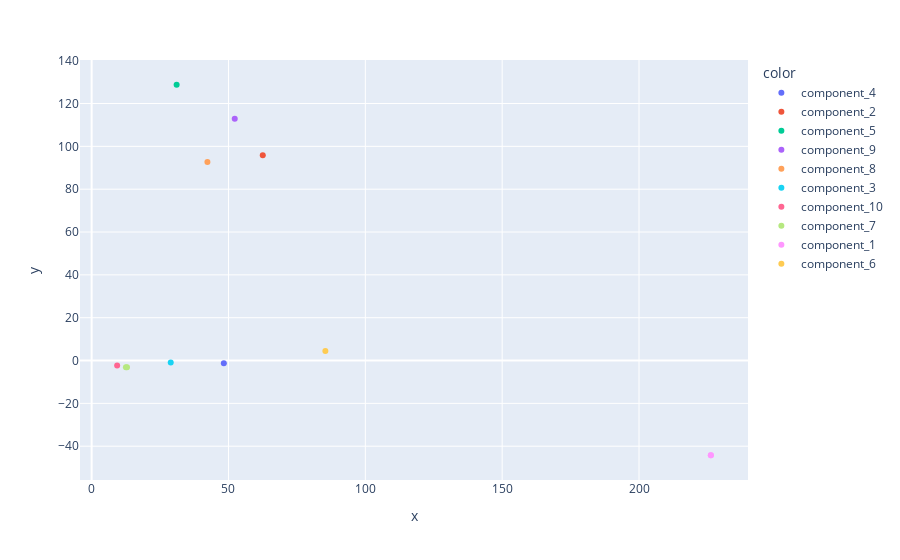

The notebook cell this image was saved under:
### Markdown cell above
# Florida

### Code cell
FL_index = muni_df[muni_df.State=='FL'].index.tolist()
fl_txt = [muni_df['clean_text'][i] for i in FL_index]

vectorizer = CountVectorizer(strip_accents = 'unicode',
                                #ngram_range=(1,2),
                                token_pattern = r'\b[a-zA-Z]{3,}\b',
                                stop_words = secondary_stops+['miami','miamidad'],
                                max_df = 0.60, #remove words in over 50% of dataset
                                min_df = 5)

doc_word = vectorizer.fit_transform(fl_txt)
nmf_model = NMF(10, max_iter = 500)

doc_topic = nmf_model.fit_transform(doc_word)


topic_word = pd.DataFrame(nmf_model.components_.round(10),
             index = ["component_1","component_2","component_3","component_4","component_5","component_6","component_7","component_8","component_9","component_10"],
             columns = vectorizer.get_feature_names())


display_topics(nmf_model, vectorizer.get_feature_names(), 15)

H = pd.DataFrame(doc_topic.round(10),
             columns = ["component_1","component_2","component_3","component_4","component_5","component_6","component_7","component_8","component_9","component_10"],
                 index=muni_df['Issuer Name'][FL_index])
H



import plotly.express as px
# Take all of the data and plot it on 2 dimensions
svd = TruncatedSVD(n_components=2)
svd.fit_transform(doc_word)

chrt_dat= pd.DataFrame(svd.transform(doc_word))
chrt_dat.columns = ['x','y']

fl_df = muni_df.iloc[FL_index]

import plotly.express as px
df = px.data.iris()
fig = px.scatter(fl_df, x=chrt_dat['x'], y=chrt_dat["y"],color=H.idxmax(axis=1).tolist(),
                 hover_name='Issuer Name', 
                 hover_data=['State','Description','ID'])
fig.show()

### Figure 1 — Plotly figure (JSON) as saved in the notebook; plotly's stock layout.template omitted (floating-point values rounded to 4 significant figures)
{"data": [{"customdata": [["FL", "GENERAL OBLIGATION BONDS, SERIES 2020A (FIRE-RESCUE PROJECTS/IMPROVEMENTS)", "P1405652"]], "hovertemplate": "<b>%{hovertext}</b><br><br>color=component_4<br>x=%{x}<br>y=%{y}<br>State=%{customdata[0]}<br>Description=%{customdata[1]}<br>ID=%{customdata[2]}<extra></extra>", "hovertext": ["PASCO COUNTY, FLORIDA"], "legendgroup": "component_4", "marker": {"color": "#636efa", "symbol": "circle"}, "mode": "markers", "name": "component_4", "orientation": "v", "showlegend": true, "type": "scatter", "x": [48.3], "xaxis": "x", "y": [-1.217], "yaxis": "y"}, {"customdata": [["FL", "TAX ANTICIPATION NOTES, SERIES 2020", "P1406561"]], "hovertemplate": "<b>%{hovertext}</b><br><br>color=component_2<br>x=%{x}<br>y=%{y}<br>State=%{customdata[0]}<br>Description=%{customdata[1]}<br>ID=%{customdata[2]}<extra></extra>", "hovertext": ["SCHOOL DISTRICT OF HILLSBOROUGH COUNTY, FLORIDA"], "legendgroup": "component_2", "marker": {"color": "#EF553B", "symbol": "circle"}, "mode": "markers", "name": "component_2", "orientation": "v", "showlegend": true, "type": "scatter", "x": [62.53], "xaxis": "x", "y": [95.9], "yaxis": "y"}, {"customdata": [["FL", "TAX ANTICIPATION NOTES, SERIES 2020", "P1405498"]], "hovertemplate": "<b>%{hovertext}</b><br><br>color=component_5<br>x=%{x}<br>y=%{y}<br>State=%{customdata[0]}<br>Description=%{customdata[1]}<br>ID=%{customdata[2]}<extra></extra>", "hovertext": ["SCHOOL DISTRICT OF LEE COUNTY, FLORIDA"], "legendgroup": "component_5", "marker": {"color": "#00cc96", "symbol": "circle"}, "mode": "markers", "name": "component_5", "orientation": "v", "showlegend": true, "type": "scatter", "x": [31.05], "xaxis": "x", "y": [128.8], "yaxis": "y"}, {"customdata": [["FL", "TAX ANTICIPATION NOTES, SERIES 2020", "P2404223"]], "hovertemplate": "<b>%{hovertext}</b><br><br>color=component_9<br>x=%{x}<br>y=%{y}<br>State=%{customdata[0]}<br>Description=%{customdata[1]}<br>ID=%{customdata[2]}<extra></extra>", "hovertext": ["SCHOOL DISTRICT OF PINELLAS COUNTY, FLORIDA"], "legendgroup": "component_9", "marker": {"color": "#ab63fa", "symbol": "circle"}, "mode": "markers", "name": "component_9", "orientation": "v", "showlegend": true, "type": "scatter", "x": [52.28], "xaxis": "x", "y": [112.9], "yaxis": "y"}, {"customdata": [["FL", "TAX ANTICIPATION NOTES, SERIES 2020", "P1403556"]], "hovertemplate": "<b>%{hovertext}</b><br><br>color=component_8<br>x=%{x}<br>y=%{y}<br>State=%{customdata[0]}<br>Description=%{customdata[1]}<br>ID=%{customdata[2]}<extra></extra>", "hovertext": ["SCHOOL DISTRICT OF ST. LUCIE COUNTY, FLORIDA"], "legendgroup": "component_8", "marker": {"color": "#FFA15A", "symbol": "circle"}, "mode": "markers", "name": "component_8", "orientation": "v", "showlegend": true, "type": "scatter", "x": [42.3], "xaxis": "x", "y": [92.7], "yaxis": "y"}, {"customdata": [["FL", "GENERAL OBLIGATION REFUNDING BONDS, SERIES 2020 (TAXABLE)", "SS402739"]], "hovertemplate": "<b>%{hovertext}</b><br><br>color=component_3<br>x=%{x}<br>y=%{y}<br>State=%{customdata[0]}<br>Description=%{customdata[1]}<br>ID=%{customdata[2]}<extra></extra>", "hovertext": ["CITY OF MIAMI GARDENS, FLORIDA"], "legendgroup": "component_3", "marker": {"color": "#19d3f3", "symbol": "circle"}, "mode": "markers", "name": "component_3", "orientation": "v", "showlegend": true, "type": "scatter", "x": [28.89], "xaxis": "x", "y": [-0.8986], "yaxis": "y"}, {"customdata": [["FL", "GENERAL OBLIGATION BONDS, SERIES 2020", "RE399612"]], "hovertemplate": "<b>%{hovertext}</b><br><br>color=component_10<br>x=%{x}<br>y=%{y}<br>State=%{customdata[0]}<br>Description=%{customdata[1]}<br>ID=%{customdata[2]}<extra></extra>", "hovertext": ["CITY OF OAKLAND PARK, FLORIDA"], "legendgroup": "component_10", "marker": {"color": "#FF6692", "symbol": "circle"}, "mode": "markers", "name": "component_10", "orientation": "v", "showlegend": true, "type": "scatter", "x": [9.317], "xaxis": "x", "y": [-2.369], "yaxis": "y"}, {"customdata": [["FL", "GENERAL OBLIGATION BONDS, SERIES 2020 (PARKS AND RECREATION PROJECTS)", "RE401781"], ["FL", "GO BDS PARKS AND REC PROJS 2020", "BF071FF775876E74F9812FA7FF014B34"]], "hovertemplate": "<b>%{hovertext}</b><br><br>color=component_7<br>x=%{x}<br>y=%{y}<br>State=%{customdata[0]}<br>Description=%{customdata[1]}<br>ID=%{customdata[2]}<extra></extra>", "hovertext": ["CITY OF WEST PALM BEACH, FLORIDA", "WEST PALM BEACH FLA"], "legendgroup": "component_7", "marker": {"color": "#B6E880", "symbol": "circle"}, "mode": "markers", "name": "component_7", "orientation": "v", "showlegend": true, "type": "scatter", "x": [12.52, 12.92], "xaxis": "x", "y": [-3.087, -3.165], "yaxis": "y"}, {"customdata": [["FL", "GENERAL OBLIGATION REFUNDING BONDS, SERIES 2020ABUILDING BETTER COMMUNITIES PROGRAM", "RE399693"], ["FL", "GENERAL OBLIGATION REFUNDING BONDS, SERIES 2020B (BUILDING BETTER COMMUNITIES PROGRAM) (TAXABLE)", "SS401759"]], "hovertemplate": "<b>%{hovertext}</b><br><br>color=component_1<br>x=%{x}<br>y=%{y}<br>State=%{customdata[0]}<br>Description=%{customdata[1]}<br>ID=%{customdata[2]}<extra></extra>", "hovertext": ["MIAMI-DADE COUNTY, FLORIDA", "MIAMI-DADE COUNTY, FLORIDA"], "legendgroup": "component_1", "marker": {"color": "#FF97FF", "symbol": "circle"}, "mode": "markers", "name": "component_1", "orientation": "v", "showlegend": true, "type": "scatter", "x": [226.3, 226.3], "xaxis": "x", "y": [-44.23, -44.23], "yaxis": "y"}, {"customdata": [["FL", "GENERAL OBLIGATION BONDS (LEGACY TRAIL PROJECT), SERIES 2020", "RE400162"]], "hovertemplate": "<b>%{hovertext}</b><br><br>color=component_6<br>x=%{x}<br>y=%{y}<br>State=%{customdata[0]}<br>Description=%{customdata[1]}<br>ID=%{customdata[2]}<extra></extra>", "hovertext": ["SARASOTA COUNTY, FLORIDA"], "legendgroup": "component_6", "marker": {"color": "#FECB52", "symbol": "circle"}, "mode": "markers", "name": "component_6", "orientation": "v", "showlegend": true, "type": "scatter", "x": [85.4], "xaxis": "x", "y": [4.492], "yaxis": "y"}], "layout": {"legend": {"title": {"text": "color"}, "tracegroupgap": 0}, "margin": {"t": 60}, "xaxis": {"anchor": "y", "domain": [0, 1], "title": {"text": "x"}}, "yaxis": {"anchor": "x", "domain": [0, 1], "title": {"text": "y"}}}}
